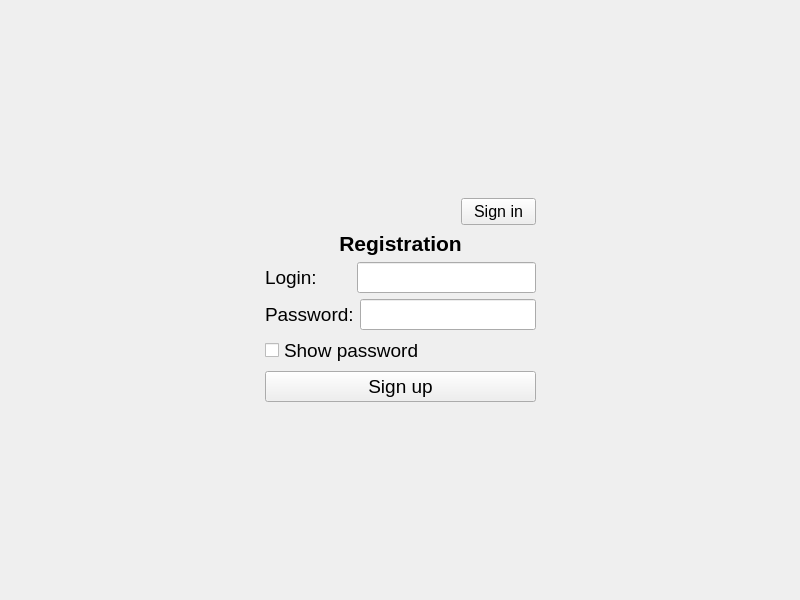
<?xml version="1.0" encoding="UTF-8"?>
<ui version="4.0">
 <class>MainWindow</class>
 <widget class="QMainWindow" name="MainWindow">
  <property name="geometry">
   <rect>
    <x>0</x>
    <y>0</y>
    <width>800</width>
    <height>600</height>
   </rect>
  </property>
  <property name="minimumSize">
   <size>
    <width>800</width>
    <height>600</height>
   </size>
  </property>
  <property name="windowTitle">
   <string>MainWindow</string>
  </property>
  <widget class="QWidget" name="centralwidget">
   <layout class="QGridLayout" name="gridLayout_2">
    <item row="1" column="0">
     <spacer name="horizontalSpacer">
      <property name="orientation">
       <enum>Qt::Horizontal</enum>
      </property>
      <property name="sizeHint" stdset="0">
       <size>
        <width>40</width>
        <height>20</height>
       </size>
      </property>
     </spacer>
    </item>
    <item row="1" column="1">
     <layout class="QVBoxLayout" name="verticalLayout">
      <property name="sizeConstraint">
       <enum>QLayout::SetMaximumSize</enum>
      </property>
      <item alignment="Qt::AlignRight">
       <widget class="QPushButton" name="loginButton">
        <property name="maximumSize">
         <size>
          <width>75</width>
          <height>16777215</height>
         </size>
        </property>
        <property name="font">
         <font>
          <pointsize>12</pointsize>
          <weight>50</weight>
          <bold>false</bold>
         </font>
        </property>
        <property name="text">
         <string>Sign in</string>
        </property>
       </widget>
      </item>
      <item>
       <widget class="QLabel" name="titleLabel">
        <property name="font">
         <font>
          <pointsize>16</pointsize>
          <weight>75</weight>
          <bold>true</bold>
         </font>
        </property>
        <property name="text">
         <string>Registration</string>
        </property>
        <property name="alignment">
         <set>Qt::AlignCenter</set>
        </property>
       </widget>
      </item>
      <item>
       <layout class="QHBoxLayout" name="horizontalLayout">
        <property name="spacing">
         <number>40</number>
        </property>
        <item>
         <widget class="QLabel" name="usernameLabel">
          <property name="font">
           <font>
            <pointsize>14</pointsize>
           </font>
          </property>
          <property name="text">
           <string>Login:</string>
          </property>
         </widget>
        </item>
        <item>
         <widget class="QLineEdit" name="usernameEdit">
          <property name="maximumSize">
           <size>
            <width>16777215</width>
            <height>16777215</height>
           </size>
          </property>
          <property name="font">
           <font>
            <pointsize>14</pointsize>
           </font>
          </property>
         </widget>
        </item>
       </layout>
      </item>
      <item>
       <layout class="QHBoxLayout" name="horizontalLayout_2">
        <item>
         <widget class="QLabel" name="passwordLabel">
          <property name="font">
           <font>
            <pointsize>14</pointsize>
           </font>
          </property>
          <property name="text">
           <string>Password:</string>
          </property>
         </widget>
        </item>
        <item>
         <widget class="QLineEdit" name="passwordEdit">
          <property name="font">
           <font>
            <pointsize>14</pointsize>
           </font>
          </property>
          <property name="echoMode">
           <enum>QLineEdit::Password</enum>
          </property>
         </widget>
        </item>
       </layout>
      </item>
      <item>
       <widget class="QCheckBox" name="showPasswordCheckBox">
        <property name="font">
         <font>
          <pointsize>14</pointsize>
         </font>
        </property>
        <property name="text">
         <string>Show password</string>
        </property>
       </widget>
      </item>
      <item>
       <widget class="QPushButton" name="registerButton">
        <property name="font">
         <font>
          <pointsize>14</pointsize>
          <weight>50</weight>
          <bold>false</bold>
         </font>
        </property>
        <property name="text">
         <string>Sign up</string>
        </property>
       </widget>
      </item>
     </layout>
    </item>
    <item row="1" column="2">
     <spacer name="horizontalSpacer_2">
      <property name="orientation">
       <enum>Qt::Horizontal</enum>
      </property>
      <property name="sizeHint" stdset="0">
       <size>
        <width>40</width>
        <height>20</height>
       </size>
      </property>
     </spacer>
    </item>
    <item row="0" column="1">
     <spacer name="verticalSpacer">
      <property name="orientation">
       <enum>Qt::Vertical</enum>
      </property>
      <property name="sizeHint" stdset="0">
       <size>
        <width>20</width>
        <height>40</height>
       </size>
      </property>
     </spacer>
    </item>
    <item row="2" column="1">
     <spacer name="verticalSpacer_2">
      <property name="orientation">
       <enum>Qt::Vertical</enum>
      </property>
      <property name="sizeHint" stdset="0">
       <size>
        <width>20</width>
        <height>40</height>
       </size>
      </property>
     </spacer>
    </item>
   </layout>
  </widget>
 </widget>
 <resources/>
 <connections/>
</ui>
